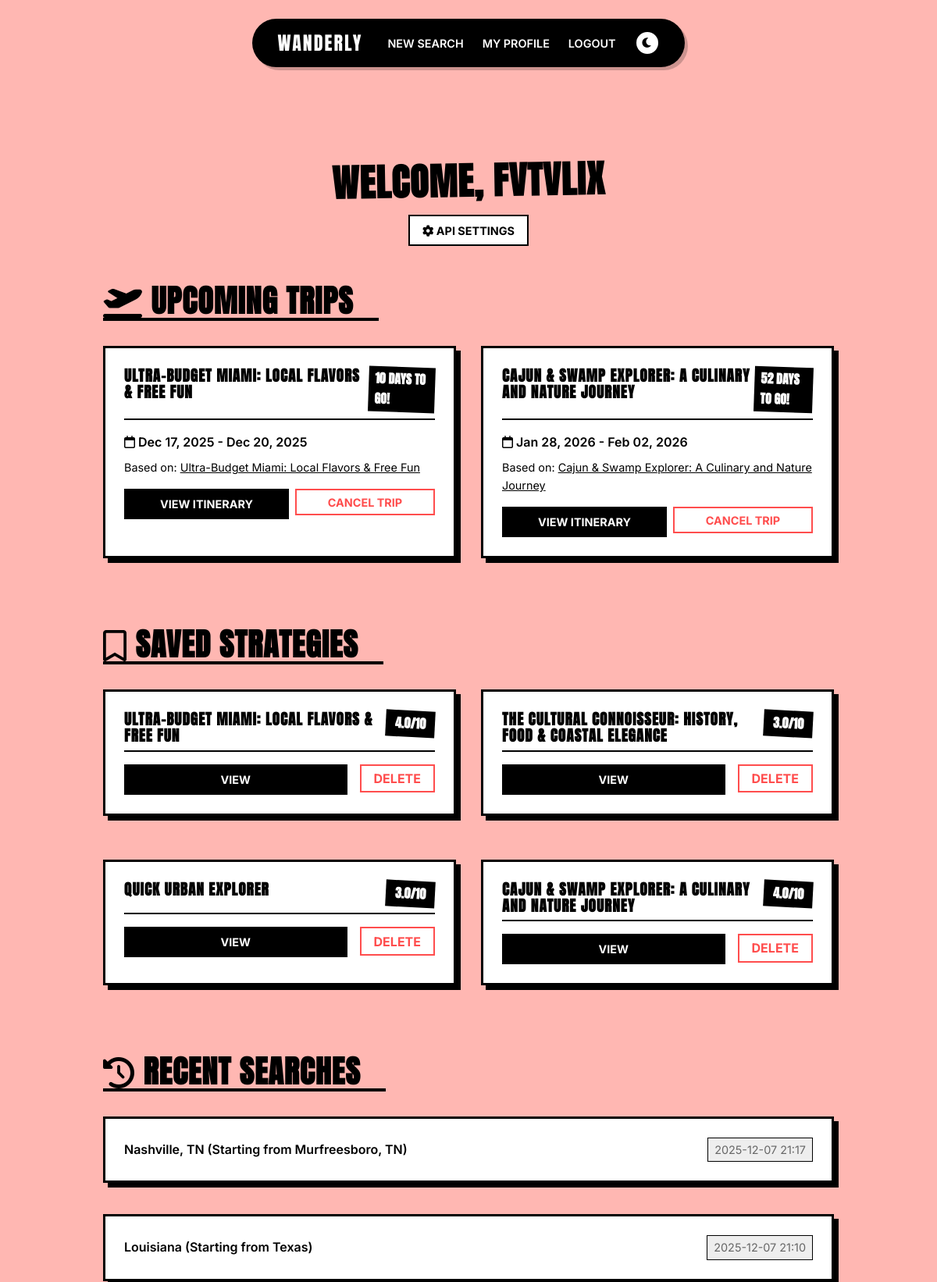
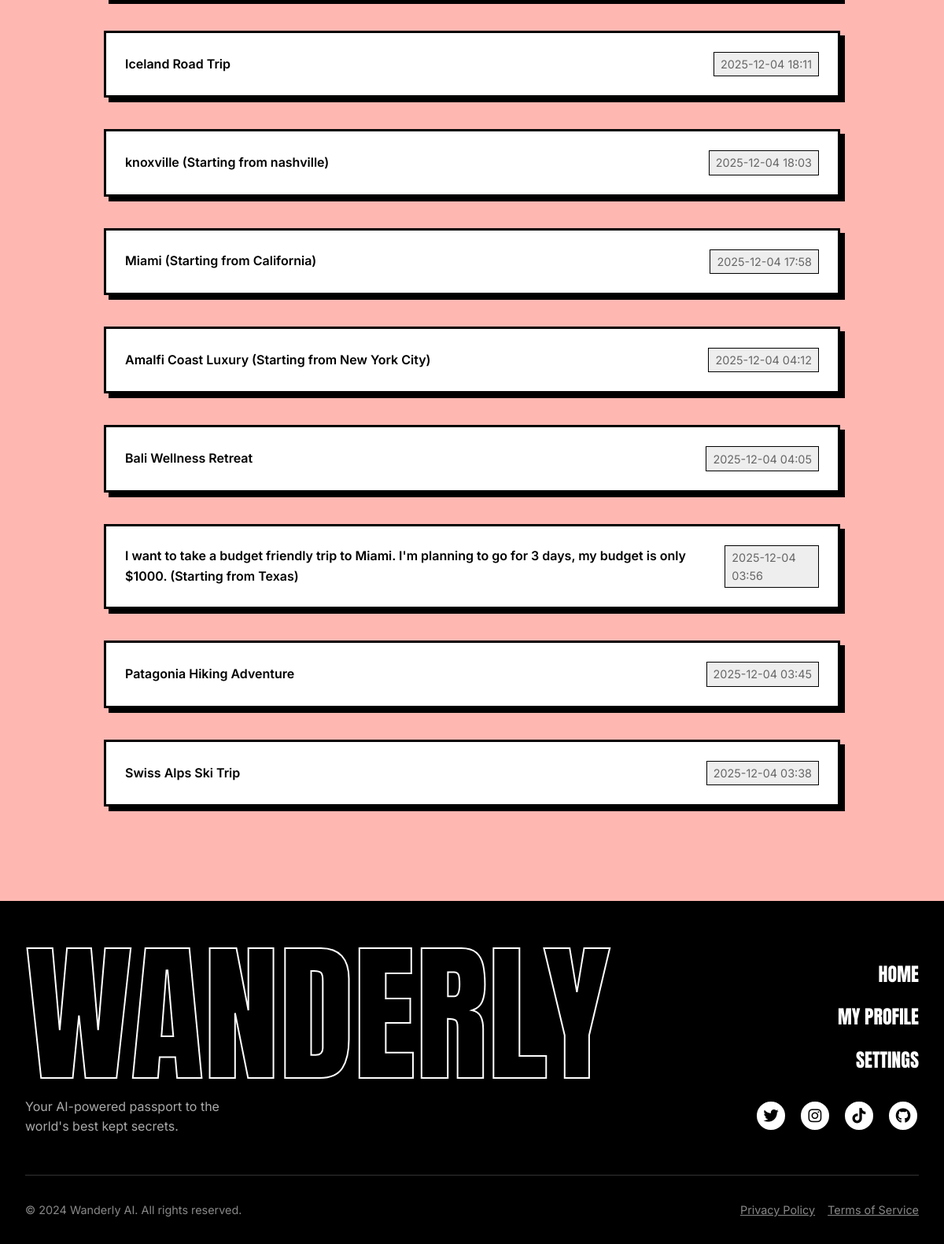
The app's page /profile (signed in) with its own data (2 pictures, top to bottom).
### app.py (models this page shows)
class User(UserMixin, db.Model):
    id = db.Column(db.Integer, primary_key=True)
    username = db.Column(db.String(150), unique=True, nullable=False)
    email = db.Column(db.String(150), unique=True, nullable=False)
    password = db.Column(db.String(150), nullable=False)
    openai_key = db.Column(db.String(200), nullable=True)
    anthropic_key = db.Column(db.String(200), nullable=True)
    gemini_key = db.Column(db.String(200), nullable=True)
    searches = db.relationship('SearchHistory', backref='author', lazy=True)
    saved_strategies = db.relationship('SavedStrategy', backref='author', lazy=True)
    trips = db.relationship('Trip', backref='author', lazy=True)

class Trip(db.Model):
    id = db.Column(db.Integer, primary_key=True)
    destination = db.Column(db.String(100), nullable=False)
    start_date = db.Column(db.DateTime, nullable=False)
    end_date = db.Column(db.DateTime, nullable=False)
    user_id = db.Column(db.Integer, db.ForeignKey('user.id'), nullable=False)
    strategy_id = db.Column(db.Integer, db.ForeignKey('saved_strategy.id'), nullable=True)

class SavedStrategy(db.Model):
    id = db.Column(db.Integer, primary_key=True)
    title = db.Column(db.String(200), nullable=False)
    content = db.Column(db.Text, nullable=False) # Stores JSON string of the full strategy details
    critique = db.Column(db.Text, nullable=True)
    score = db.Column(db.Float, nullable=True)
    user_id = db.Column(db.Integer, db.ForeignKey('user.id'), nullable=False)
    trips = db.relationship('Trip', backref='strategy', lazy=True)

class SearchHistory(db.Model):
    id = db.Column(db.Integer, primary_key=True)
    search_query = db.Column(db.Text, nullable=False)
    results = db.Column(db.Text, nullable=True) # Stores JSON string of search results
    timestamp = db.Column(db.DateTime, default=datetime.utcnow)
    user_id = db.Column(db.Integer, db.ForeignKey('user.id'), nullable=False)

### app.py (the view)
@app.route('/profile')
@login_required
def profile():
    history = SearchHistory.query.filter_by(user_id=current_user.id).order_by(SearchHistory.timestamp.desc()).limit(10).all()
    saved_raw = SavedStrategy.query.filter_by(user_id=current_user.id).all()
    trips = Trip.query.filter_by(user_id=current_user.id).order_by(Trip.start_date.asc()).all()
    trips = Trip.query.filter_by(user_id=current_user.id).order_by(Trip.start_date.asc()).all()
    trips = Trip.query.filter_by(user_id=current_user.id).order_by(Trip.start_date.asc()).all()
    return render_template('profile.html', trips=trips, saved_strategies=saved_raw, search_history=history)

### app.py (called while the page is built)
@login_manager.user_loader
def load_user(user_id):
    return db.session.get(User, int(user_id))

### templates/profile.html (shortened to what this page needs)
<!DOCTYPE html>
<html lang="en">
<head>
    <link rel="stylesheet" href="{{ url_for('static', filename='style.css') }}">
    <link rel="stylesheet" href="https://cdnjs.cloudflare.com/ajax/libs/font-awesome/6.0.0/css/all.min.css">
</head>
<body>
    <nav class="top-nav">
        <div class="nav-container">
            <a href="{{ url_for('index') }}" class="nav-logo">WANDERLY</a>
            <div class="nav-links">
                <a href="{{ url_for('index') }}">New Search</a>
                <a href="{{ url_for('profile') }}">My Profile</a>
                <a href="{{ url_for('logout') }}">Logout</a>
                <button id="darkModeToggle" class="btn-secondary-sm"
                    style="border-radius: 50%; width: 32px; height: 32px; padding: 0; display: flex; align-items: center; justify-content: center;">
                    <i class="fa-solid fa-moon"></i>
                </button>
            </div>
        </div>
    </nav>
    <div class="container profile-container">
        <header class="profile-header" style="margin-bottom: 3rem; text-align: center;">
            <h1 class="serif-italic" style="font-size: 3rem; transform: rotate(-1deg);">Welcome, {{
                current_user.username }}</h1>
            <div style="margin-top: 1rem;">
                <a href="{{ url_for('settings') }}" class="btn-secondary-sm" style="color: #000; border-color: #000;">
                    <i class="fa-solid fa-gear"></i> API Settings
                </a>
            </div>
        </header>
        <section class="profile-section" style="margin-bottom: 4rem;">
            <div class="section-header"
                style="margin-bottom: 2rem; border-bottom: 4px solid #000; display: inline-block; padding-right: 2rem;">
                <h2><i class="fa-solid fa-plane-departure"></i> Upcoming Trips</h2>
            </div>
            {% if trips %}
            <div class="trips-grid">
                {% for trip in trips %}
                <div class="trip-card">
                    <div class="card-header">
                        <h3 style="font-size: 1.2rem;">{{ trip.destination }}</h3>
                        <div class="countdown" data-date="{{ trip.start_date.strftime('%Y-%m-%d') }}"
                            style="background: #000; color: #FFF; padding: 0.2rem 0.5rem; font-weight: 700; transform: rotate(2deg);">
                        </div>
                    </div>
                    <p style="font-weight: 600; margin-bottom: 0.5rem;">
                        <i class="fa-regular fa-calendar"></i> {{ trip.start_date.strftime('%b %d, %Y') }} - {{
                        trip.end_date.strftime('%b %d, %Y') }}
                    </p>
                    {% if trip.strategy %}
                    <p style="font-size: 0.9rem; margin-bottom: 1rem;">Based on: <a
                            href="{{ url_for('strategy_details', id=trip.strategy.id) }}"
                            style="text-decoration: underline;">{{ trip.strategy.title }}</a></p>
                    {% endif %}
                    <div style="margin-top: 1rem; display: flex; gap: 0.5rem;">
                        {% if trip.strategy %}
                        <a href="{{ url_for('strategy_details', id=trip.strategy.id) }}" class="btn-primary-sm"
                            style="flex: 1; text-align: center; display: block;">View Itinerary</a>
                        {% endif %}
                        <form action="{{ url_for('delete_trip', id=trip.id) }}" method="POST" style="flex: 1;"
                            onsubmit="return confirm('Are you sure you want to cancel this trip?');">
                            <button type="submit" class="btn-secondary-sm"
                                style="width: 100%; color: #ff4d4d; border-color: #ff4d4d; cursor: pointer;">Cancel
                                Trip</button>
                        </form>
                    </div>
                </div>
                {% endfor %}
            </div>
            {% else %}
            <p class="empty-state"
                style="background: #FFF; padding: 2rem; border: 2px dashed #000; text-align: center; font-weight: 600;">
                No upcoming trips scheduled.
            </p>
            {% endif %}
        </section>
        <section class="profile-section" style="margin-bottom: 4rem;">
            <div class="section-header"
                style="margin-bottom: 2rem; border-bottom: 4px solid #000; display: inline-block; padding-right: 2rem;">
                <h2><i class="fa-regular fa-bookmark"></i> Saved Strategies</h2>
            </div>
            {% if saved_strategies %}
            <div class="strategies-grid">
                {% for item in saved_strategies %}
                <div class="saved-strategy-card">
                    <div class="card-header">
                        <h3 style="font-size: 1.2rem;">{{ item.title }}</h3>
                        <div class="score-badge">{{ item.score }}/10</div>
                    </div>
                    <div class="card-actions" style="display: flex; gap: 1rem;">
                        <a href="{{ url_for('strategy_details', id=item.id) }}" class="btn-primary-sm"
                            style="flex: 1; text-align: center;">View</a>
                        <form action="{{ url_for('delete_strategy', id=item.id) }}" method="POST"
                            style="display:inline;"
                            onsubmit="return confirm('Are you sure you want to delete this strategy?');">
                            <button type="submit" class="btn-secondary-sm"
                                style="color: #ff4d4d; border-color: #ff4d4d; cursor: pointer; background: none; font-family: inherit; font-size: inherit;">Delete</button>
                        </form>
                    </div>
                </div>
                {% endfor %}
            </div>
            {% else %}
            <p class="empty-state"
                style="background: #FFF; padding: 2rem; border: 2px dashed #000; text-align: center; font-weight: 600;">
                No saved strategies yet.</p>
            {% endif %}
        </section>
        <section class="profile-section">
            <div class="section-header"
                style="margin-bottom: 2rem; border-bottom: 4px solid #000; display: inline-block; padding-right: 2rem;">
                <h2><i class="fa-solid fa-clock-rotate-left"></i> Recent Searches</h2>
            </div>
            <div class="history-list" style="display: flex; flex-direction: column; gap: 1rem;">
                {% for item in search_history %}
                <div class="history-item" style="display: flex; justify-content: space-between; align-items: center;">
                    <span style="font-weight: 600;">{{ item.search_query }}</span>
                    <span
                        style="color: #666; font-size: 0.9rem; background: #eee; padding: 0.2rem 0.5rem; border: 1px solid #000;">{{
                        item.timestamp.strftime('%Y-%m-%d %H:%M') }}</span>
                </div>
                {% endfor %}
            </div>
        </section>
    </div>
    <footer class="site-footer">
        <div class="footer-content">
            <div>
                <div class="footer-logo">WANDERLY</div>
                <p style="max-width: 300px; margin-top: 1rem; color: #aaa;">
                    Your AI-powered passport to the world's best kept secrets.
                </p>
            </div>
            <div class="footer-links">
                <a href="{{ url_for('index') }}" class="footer-link">Home</a>
                <a href="{{ url_for('profile') }}" class="footer-link">My Profile</a>
                <a href="{{ url_for('settings') }}" class="footer-link">Settings</a>
                <div class="footer-socials">
                    <a href="#" class="social-icon"><i class="fa-brands fa-twitter"></i></a>
                    <a href="#" class="social-icon"><i class="fa-brands fa-instagram"></i></a>
                    <a href="#" class="social-icon"><i class="fa-brands fa-tiktok"></i></a>
                    <a href="#" class="social-icon"><i class="fa-brands fa-github"></i></a>
                </div>
            </div>
        </div>
        <div class="footer-bottom">
            <div>&copy; 2024 Wanderly AI. All rights reserved.</div>
            <div style="display: flex; gap: 1rem;">
                <a href="#" style="text-decoration: underline;">Privacy Policy</a>
                <a href="#" style="text-decoration: underline;">Terms of Service</a>
            </div>
        </div>
    </footer>
</body>
</html>

### static/style.css (style rules this page uses)
:root { --bg-main: #FFB7B2; --text-main: #000000; --bg-card: #FFFFFF; --accent-1: #FFDAC1; --accent-2: #E2F0CB; --accent-3: #B5EAD7; --accent-4: #C7CEEA; --border-thick: 3px solid #000000; --border-thin: 2px solid #000000; --shadow-hard: 6px 6px 0px #000000; --shadow-hover: 2px 2px 0px #000000; --font-display: 'Anton', sans-serif; --font-body: 'Inter', sans-serif; }
* { box-sizing: border-box; margin: 0; padding: 0; }
body { background-color: var(--bg-main); color: var(--text-main); font-family: var(--font-body); line-height: 1.6; min-height: 100vh; overflow-x: hidden; }
h1, h2, h3, h4, h5, h6 { font-family: var(--font-display); text-transform: uppercase; letter-spacing: 1px; line-height: 1.1; }
h1 { font-size: 4rem; }
h2 { font-size: 2.5rem; }
h3 { font-size: 1.5rem; }
a { text-decoration: none; color: inherit; }
.top-nav { padding: 1.5rem 2rem; display: flex; justify-content: center; position: sticky; top: 0; z-index: 2000; pointer-events: none; }
.nav-container { background: #000; padding: 0.75rem 2rem; border-radius: 999px; display: flex; align-items: center; gap: 2rem; pointer-events: auto; box-shadow: 4px 4px 0px rgba(0, 0, 0, 0.2); }
.nav-logo { font-family: var(--font-display); font-size: 1.5rem; color: #FFF; letter-spacing: 2px; }
.nav-links { display: flex; gap: 1.5rem; align-items: center; }
.nav-links a { color: #FFF; font-weight: 600; font-size: 0.9rem; text-transform: uppercase; transition: color 0.2s; }
.container { max-width: 1200px; margin: 0 auto; padding: 2rem; }
.profile-container { max-width: 1000px; margin: 4rem auto; }
.btn-primary-sm { display: inline-block; background: #000; color: #FFF; padding: 0.5rem 1rem; font-family: var(--font-body); font-weight: 700; font-size: 0.9rem; border: none; cursor: pointer; text-transform: uppercase; }
.btn-secondary-sm { display: inline-block; background: #FFF; color: #000; padding: 0.4rem 1rem; font-family: var(--font-body); font-weight: 700; font-size: 0.9rem; border: 2px solid #000; cursor: pointer; text-transform: uppercase; transition: background 0.2s; }
.trip-card, .saved-strategy-card, .info-card, .map-card, .history-item { background: var(--bg-card); border: var(--border-thick); box-shadow: var(--shadow-hard); padding: 1.5rem; margin-bottom: 1.5rem; transition: transform 0.2s; position: relative; }
.card-header { display: flex; justify-content: space-between; align-items: flex-start; margin-bottom: 1rem; border-bottom: 2px solid #000; padding-bottom: 0.5rem; }
.score-badge { background: #000; color: #FFF; padding: 0.25rem 0.75rem; font-weight: 700; font-family: var(--font-display); transform: rotate(3deg); }
.trips-grid, .strategies-grid { display: grid; grid-template-columns: repeat(auto-fill, minmax(300px, 1fr)); gap: 2rem; }
.serif-italic { font-family: var(--font-display); font-style: normal; }
.site-footer { background: #000; color: #FFF; padding: 4rem 2rem 2rem; margin-top: 4rem; border-top: var(--border-thick); position: relative; overflow: hidden; }
.footer-content { max-width: 1200px; margin: 0 auto; display: grid; grid-template-columns: 1fr auto; gap: 4rem; align-items: center; }
.footer-logo { font-family: var(--font-display); font-size: 12rem; line-height: 0.8; text-transform: uppercase; color: transparent; -webkit-text-stroke: 2px #FFF; position: relative; display: inline-block; transition: all 0.3s ease; cursor: default; width: 100%; text-align: left; }
.footer-links { display: flex; flex-direction: column; gap: 1rem; text-align: right; }
.footer-link { font-family: var(--font-display); font-size: 1.5rem; color: #FFF; text-transform: uppercase; position: relative; transition: color 0.2s; }
.footer-socials { display: flex; gap: 1rem; margin-top: 1rem; justify-content: flex-end; }
.social-icon { width: 40px; height: 40px; background: #FFF; color: #000; border-radius: 50%; display: flex; justify-content: center; align-items: center; font-size: 1.2rem; transition: transform 0.2s, background 0.2s; border: 2px solid #000; }
.footer-bottom { max-width: 1200px; margin: 3rem auto 0; padding-top: 2rem; border-top: 1px solid #333; display: flex; justify-content: space-between; align-items: center; font-size: 0.9rem; color: #888; }

### records on screen
User: username "FVTVLIX"
Trip: destination "ULTRA-BUDGET MIAMI: LOCAL FLAVORS & FREE FUN", start_date "Dec 17, 2025", end_date "Dec 20, 2025", strategy "Ultra-Budget Miami: Local Flavors & Free Fun"
Trip: destination "CAJUN & SWAMP EXPLORER: A CULINARY AND NATURE JOURNEY", start_date "Jan 28, 2026", end_date "Feb 02, 2026", strategy "Cajun & Swamp Explorer: A Culinary and Nature Journey"
SavedStrategy: title "ULTRA-BUDGET MIAMI: LOCAL FLAVORS & FREE FUN", score "4.0"
SavedStrategy: title "THE CULTURAL CONNOISSEUR: HISTORY, FOOD & COASTAL ELEGANCE", score "3.0"
SavedStrategy: title "QUICK URBAN EXPLORER", score "3.0"
SavedStrategy: title "CAJUN & SWAMP EXPLORER: A CULINARY AND NATURE JOURNEY", score "4.0"
SearchHistory: search_query "Nashville, TN (Starting from Murfreesboro, TN)", timestamp "2025-12-07 21:17"
SearchHistory: search_query "Louisiana (Starting from Texas)", timestamp "2025-12-07 21:10"
SearchHistory: search_query "Iceland Road Trip", timestamp "2025-12-04 18:11"
SearchHistory: search_query "knoxville (Starting from nashville)", timestamp "2025-12-04 18:03"
SearchHistory: search_query "Miami (Starting from California)", timestamp "2025-12-04 17:58"
SearchHistory: search_query "Amalfi Coast Luxury (Starting from New York City)", timestamp "2025-12-04 04:12"
SearchHistory: search_query "Bali Wellness Retreat", timestamp "2025-12-04 04:05"
SearchHistory: search_query "I want to take a budget friendly trip to Miami. I'm planning to go for 3 days, my budget is only $1000. (Starting from Texas)", timestamp "2025-12-04 03:56"
SearchHistory: search_query "Patagonia Hiking Adventure", timestamp "2025-12-04 03:45"
SearchHistory: search_query "Swiss Alps Ski Trip", timestamp "2025-12-04 03:38"
